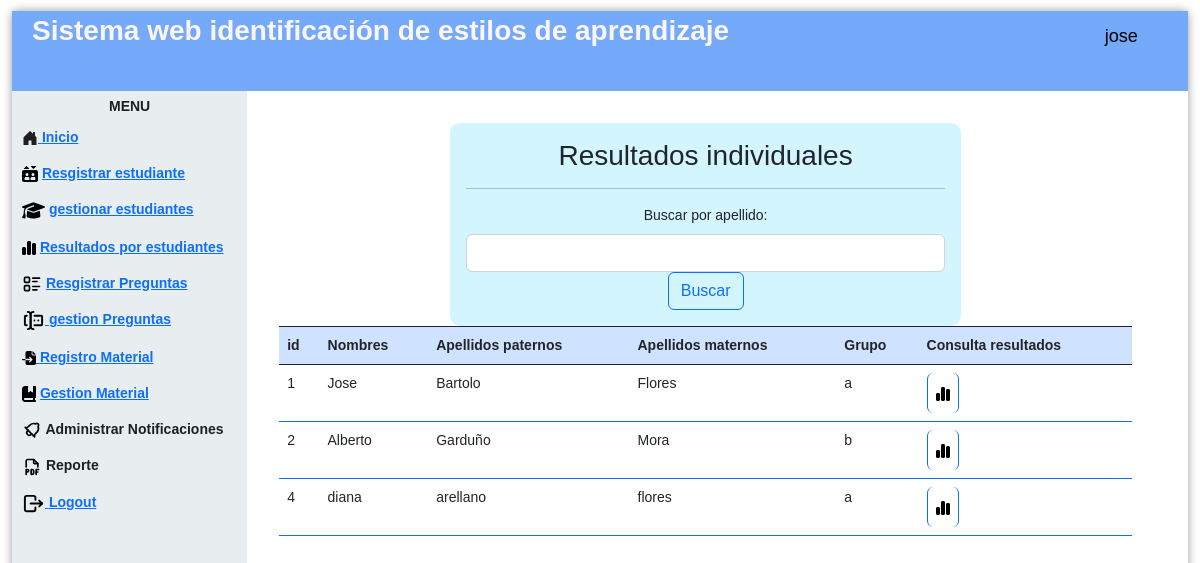
The page /estudiantesGraficasProfe.php (signed in) on the database its author committed.
### tables this page shows
CREATE TABLE `estudiante` (
  `idEstudiante` int(11) NOT NULL AUTO_INCREMENT,
  `nombre` varchar(45) NOT NULL,
  `apellidoPaterno` varchar(45) NOT NULL,
  `apellidoMaterno` varchar(45) DEFAULT NULL,
  `fechaNaci` date NOT NULL,
  `genero` varchar(5) NOT NULL,
  `correo` varchar(45) NOT NULL,
  `contraseña` varchar(100) NOT NULL,
  `grupo` varchar(1) NOT NULL,
  PRIMARY KEY (`idEstudiante`)
);

### estudiantesGraficasProfe.php (the view, shortened to what this page needs)
<!DOCTYPE html>
<html lang="en">
<head>
    <link href="https://cdn.jsdelivr.net/npm/bootstrap@5.2.2/dist/css/bootstrap.min.css" rel="stylesheet">
    <link href='css/nav.css' rel='stylesheet' type='text/css'>
    <link href='css/formulario.css' rel='stylesheet' type='text/css'>
</head>
<body>
<div class="page">
  <div class="pageHeader">
    <div class="title">Sistema web identificación de estilos de aprendizaje</div>
    <div class="userPanel"><span class="username" style="color:#000000";><i class="fa-solid fa-user-large"></i></svg>
          <?php   echo  $_SESSION["nombre"];
            ?></span></div>
  </div>
  <div class="main">
    <div class="nav">
      <div class="menu">
      <div class="title"><center>Menu</center></div>
      <ul>
          <li><a href="controlador/loginrol.php"> Inicio<a></li>
          <li>
            <a href="registroEstudiante.php"> Resgistrar estudiante<a></li>
            <li>
          <a href="gestionEsProfe.php"> gestionar estudiantes<a></li>
          <li>
            <a href="estudiantesGraficasProfe.php"> Resultados por estudiantes<a></li>
          <li>   <a href="registroPreguntaProfe.php"> Resgistrar Preguntas<a></li>
          <li><a href="gestionPreguntasProfe.php"> gestion Preguntas<a></li>
          <li>
            <a href="registroMaterialProfe.php">   Registro Material<a>
          </li>
          <li> <a href="gestionMaterialProfe.php">  Gestion Material<a> </li>
          <li>  Administrar Notificaciones</li>
          <li>  Reporte</li>
          <li><a href="controlador/cerrarsesion.php"> Logout<a></li>
        </ul>
      </div>
    </div>
    <div class="view col-12 p-3 ">
      <div class="container-fluid row">
        <div class="col-12 p-3">
        <form action="" method="get" class="col-10 p-3 m-auto formulario">
        <h3>Resultados individuales</h3>
           <hr    color="#000000";>
          <label for="buscarNombre" class="form-label">Buscar por apellido:</label>
          <input type="text" class="form-control" id="buscarNombre" name="buscarNombre">
          <button type="submit" class="btn btn-outline-primary">Buscar</button>
        </form>
        <?php
        include "modelo/conexion.php";
        $filtroNombre = isset($_GET['buscarNombre']) ? $_GET['buscarNombre'] : '';
        if (!empty($filtroNombre)) {
          $sql = $conexion->query("SELECT * FROM estudiante WHERE apellidoPaterno LIKE '%$filtroNombre%'");
        } else {
          $sql = $conexion->query("SELECT * FROM estudiante");
        }
        ?>
        <table class="table">
          <thead class="table bg-light text-dark table-striped table-bordered border-dark table-primary">
            <tr>
              <th scope="col">id</th>
              <th scope="col">Nombres</th>
              <th scope="col">Apellidos paternos</th>
              <th scope="col">Apellidos maternos</th>
              <th scope="col">Grupo</th>
              <th scope="col">Consulta resultados</th>
            </tr>
          </thead>
          <tbody class="table table table-striped table-hover table-bordered border-primary">
            <?php
              while($datos=$sql->fetch_object()){?>
            <tr>
              <td><?= $datos->idEstudiante ?></td>
              <td><?= $datos->nombre ?></td>
              <td><?= $datos->apellidoPaterno ?></td>
              <td><?= $datos->apellidoMaterno ?></td>
              <td><?= $datos->grupo ?></td>
              <td>
                <a href="resultadoAlumnoProfe.php?id=<?= $datos->idEstudiante ?>" class="btn btn-small btn btn-primary">
                </a>
              </td>
            </tr>
            <?php }
              ?>
          </tbody>
        </table>
      </div>
    </div>
    </div>
  </div>
</div>
</body>
</html>

### css/nav.css (style rules this page uses)
html { background-image: url(http://www.ultraimg.com/images/2UeGfhZ.jpg); }
body { padding: 0px; margin: 0px; font-family: "Open Sans"; font-size: 14px; }
.page { position: absolute; width: 98%; height: 98%; left: 1%; top: 1%; background-color: rgba(255, 255, 255, 0.7); -moz-border-radius: 4px; -webkit-border-radius: 4px; border-radius: 4px; -moz-box-shadow: 0 0 10px 0 rgba(0, 0, 0, 0.4); -webkit-box-shadow: 0 0 10px 0 rgba(0, 0, 0, 0.4); box-shadow: 0 0 10px 0 rgba(0, 0, 0, 0.4); }
.pageHeader { width: 100%; height: 80px; line-height: 50px; background-color: #75a9f9; color: rgb(250, 246, 246); -moz-box-sizing: border-box; -webkit-box-sizing: border-box; box-sizing: border-box; padding: 5px 20px; vertical-align: middle; }
.pageHeader .title { width: 70%; float: left; line-height: 30px; font-size: 2em; font-weight: 700; }
.pageHeader .userPanel { width: 30%; float: right; }
.pageHeader .userPanel .username { float: right; line-height: 40px; padding: 0px 20px; font-weight: 400; font-size: 1.3em; color:#201f1f; }
.main { position: relative; width: 100%; height: 100%; clear: both; background-color: white; }
.main .nav { width: 20%; height: 100%; float: left; background-color: rgba(227, 234, 235, 0.8); }
.main .nav .menu { width: 100%; margin: 5px; color: #201f1f; }
.main .nav .menu .title { font-weight: 700; font-size: 1em; text-transform: uppercase; }
.main .nav .menu ul { padding-left: 0px; }
.main .nav .menu ul li { cursor: pointer; list-style: none; margin: 5px 0px; padding: 5px 0px; font-weight: 600; margin-right: 10px; padding-left: 5px; -moz-border-radius: 4px; -webkit-border-radius: 4px; border-radius: 4px; transition: 0.25s all; }
.main .view { position: relative; overflow: hidden; }
.main .view ,img { float: right; padding-top: 3%; width: 80%; }
.view ,table { align-items: center; }

### css/formulario.css (style rules this page uses)
* { transition: .4s; box-sizing: border-box; font-family: 'arial'; }
body { background: rgba(255, 255, 255, 0.8); }
.formulario { width: 60%; margin: auto; text-align: center; background: #4dd7fa3f; padding-top: 30px; border-radius: 10px; }

### rows shown on the page
estudiante: idEstudiante "1", nombre "Jose", apellidoPaterno "Bartolo", apellidoMaterno "Flores", grupo "a"
estudiante: idEstudiante "2", nombre "Alberto", apellidoPaterno "Garduño", apellidoMaterno "Mora", grupo "b"
estudiante: idEstudiante "4", nombre "diana", apellidoPaterno "arellano", apellidoMaterno "flores", grupo "a"

### other values the page prints
$_SESSION["nombre"] "jose"
